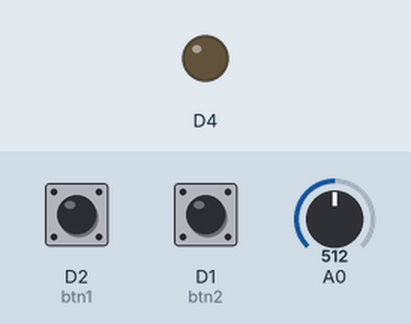
This program was run on a simulated ESP8266 (Wemos D1 mini). Shown: output pins drawn as LEDs (lit = HIGH). The test bench sets the inputs (shaded band); at power-on: D2 (btn1) LOW, D1 (btn2) LOW, A0 = 512. WiFi joins after 1.5 s; servers stay silent unless stated; random numbers use the default seed unless the program sets one; no MQTT or app messages arrive unless stated; pins used as bus, display or sensor lines are not drawn; what the program prints to the serial monitor is not drawn.

Above: at 0.0 s.
At 3.8 s:
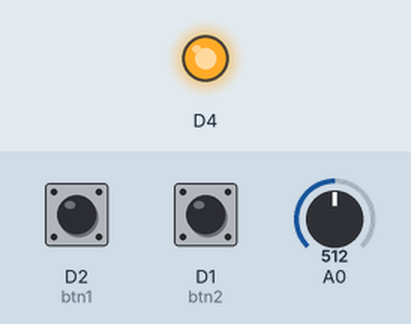
Timing chart, 0 to 5.3 s (numbered marks = the images above):
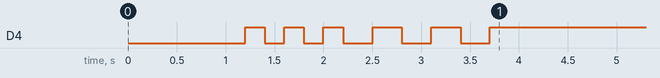

The program:

main.cpp
```cpp
#include "Arduino.h"
#include <ESP8266WiFi.h>
#include <ArduinoJson.h>
#include <PubSubClient.h>


const char* mqtt_server = "192.168.1.79";

unsigned long lastMsg = 0;
#define MSG_BUFFER_SIZE	(50)
char msg[MSG_BUFFER_SIZE];
int value = 0;


#ifndef STASSID
#define STASSID "Livebox-19E2"
#define STAPSK  "hcTzdCTZAqgVLxmKbM"
#endif

const char* ssid     = STASSID;
const char* password = STAPSK;

struct joystickValues {
  int x1;  int y1; bool btn1;
  int x2;  int y2; bool btn2;
};

const int Joy1x = D7;
const int Joy1y = D6;
const int Joy2x = D5;
const int Joy2y = D0;
const int btn1 = 4;
const int btn2 = 5;

unsigned long lastTime = 0;
unsigned long timerDelay = 100;  // send readings timer

void blink();
int readAnalogValue(int pin);

// Use WiFiClient class to create TCP connections
WiFiClient espClient;
PubSubClient mqttClient(espClient);

DynamicJsonDocument jsonDoc(1024);
char data[80];


void setup_wifi() {
  blink();
  blink();
  blink();

  // We start by connecting to a WiFi network
  Serial.println();
  Serial.print("Connecting to ");
  Serial.println(ssid);

    // We start by connecting to a WiFi network
  WiFi.mode(WIFI_STA);
  WiFi.begin(ssid, password);

  Serial.println();
  Serial.println();
  Serial.print("Wait for WiFi... ");

  while (WiFi.status() != WL_CONNECTED) {
    Serial.print(".");
    digitalWrite(LED_BUILTIN, LOW);
    delay(300);
    digitalWrite(LED_BUILTIN, HIGH);
    delay(300);
  }

  randomSeed(micros());

  Serial.println("");
  Serial.println("WiFi connected");
  Serial.println("IP address: ");
  Serial.println(WiFi.localIP());
}

void setup_pins(){
  Serial.println("Init Pins");

  pinMode(Joy1x, OUTPUT);
  pinMode(Joy1y, OUTPUT);
  pinMode(Joy2x, OUTPUT);
  pinMode(Joy2y, OUTPUT);
  pinMode(btn1, INPUT);
  pinMode(btn2, INPUT);

  digitalWrite(Joy1x, LOW);
  digitalWrite(Joy1y, LOW);
  digitalWrite(Joy2x, LOW);
  digitalWrite(Joy2y, LOW);

}

void reconnect() {
  // Loop until we're reconnected
  while (!mqttClient.connected()) {
    Serial.print("Attempting MQTT connection...");
    // Create a random client ID
    String clientId = "ESP8266Client-";
    clientId += String(random(0xffff), HEX);
    // Attempt to connect
    if (mqttClient.connect(clientId.c_str())) {
      Serial.println("connected");
      // Once connected, publish an announcement...
      mqttClient.publish("stat/remote/status", "connected");
    } else {
      Serial.print("failed, rc=");
      Serial.print(mqttClient.state());
      Serial.println(" try again in 5 seconds");
      // Wait 5 seconds before retrying
      delay(5000);
    }
  }
}

void setup() {
  pinMode(LED_BUILTIN, OUTPUT);     // Initialize the BUILTIN_LED pin as an output

  Serial.begin(115200);

  delay(1000);

  setup_wifi();

  mqttClient.setServer(mqtt_server, 1883);

  setup_pins();

}

struct joystickValues read_joystick()
{
  struct joystickValues values;

  /////////////////////////////////////////////////////////////////////
  values.x1 = readAnalogValue(Joy1x);
  values.y1 = readAnalogValue(Joy1y);
  values.btn1 = (bool)(digitalRead(btn1) == HIGH); // digitalRead()
  /////////////////////////////////////////////////////////////////////
  values.x2 = readAnalogValue(Joy2x);
  values.y2 = readAnalogValue(Joy2y);
  values.btn2 = (bool)(digitalRead(btn2) == HIGH); // digitalRead()
  /////////////////////////////////////////////////////////////////////

  return values;

}


String mainTopic = "proto1";
String cmndTopic = "cmnd";
String topic = cmndTopic + "/" + mainTopic + "/move";


void loop() {

if (!mqttClient.connected())     reconnect();

  mqttClient.loop();

  if ((millis() - lastTime) > timerDelay) {
  // Read value of command

  joystickValues values = read_joystick();
  //jsonDoc["x1"] = values.x1;
  //jsonDoc["y1"] = values.y1;

  //serializeJson(jsonDoc, payload);
int bt1 = 0; if (values.btn1) bt1 = 0;
long servoVal1 = map(constrain(values.x1,12,900), 12 , 900, 0, 9)*20;
//long servoVal1 = map(values.x1, 0 , 1023, 0, 18)*10;
  String pload = "\"x1\": " + String(servoVal1) ;
  pload  = pload + ", \"y1\": " + String(values.y1) ;
  pload  = pload + ", \"btn1\": " + bt1;
  pload  = pload + ", \"x2\": " + String(values.x2) ;
  pload  = pload + ", \"y2\": " + String(values.y2) ;
  pload  = pload + ", \"btn2\": 0";

 // This sends off your payload.
  String payload = "{" + pload + "}";
  payload.toCharArray(data, (payload.length() + 1));

    digitalWrite(LED_BUILTIN, HIGH);
    mqttClient.publish(topic.c_str(), data);

  lastTime = millis();
  }

}

// /------------------------------------------------------------------------------/
// /---- SUPPORT METHODES --------------------------------------------------------/
// /------------------------------------------------------------------------------/
void blink() {
  digitalWrite(LED_BUILTIN, LOW);
  delay(200);
  digitalWrite(LED_BUILTIN, HIGH);
  delay(200);
  digitalWrite(LED_BUILTIN, LOW);
}

int readAnalogValue(int pin) {
  digitalWrite(pin, HIGH);
  int a = analogRead(A0);
  //wait(5);
  digitalWrite(pin, LOW);
  return a;
}
```
